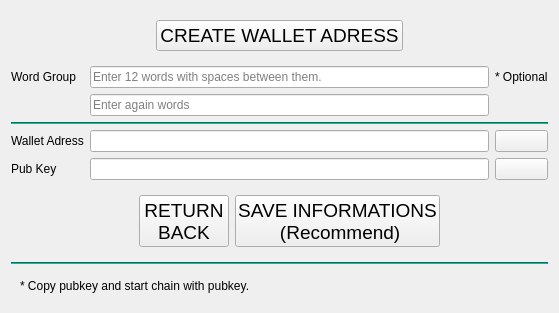
                 <widget class="QWidget" name="page_2">
                  <layout class="QGridLayout" name="gridLayout_3">
                   <item row="1" column="2">
                    <widget class="QLabel" name="label_63">
                     <property name="font">
                      <font>
                       <pointsize>9</pointsize>
                      </font>
                     </property>
                     <property name="text">
                      <string>* Optional</string>
                     </property>
                    </widget>
                   </item>
                   <item row="4" column="2">
                    <widget class="QPushButton" name="pushButton_39">
                     <property name="text">
                      <string/>
                     </property>
                    </widget>
                   </item>
                   <item row="9" column="0" colspan="3">
                    <widget class="QFrame" name="frame_14">
                     <property name="frameShape">
                      <enum>QFrame::NoFrame</enum>
                     </property>
                     <property name="frameShadow">
                      <enum>QFrame::Raised</enum>
                     </property>
                     <layout class="QHBoxLayout" name="horizontalLayout_10">
                      <item>
                       <widget class="QLabel" name="label_70">
                        <property name="text">
                         <string>* Copy pubkey and start chain with pubkey. </string>
                        </property>
                       </widget>
                      </item>
                     </layout>
                    </widget>
                   </item>
                   <item row="5" column="2">
                    <widget class="QPushButton" name="pushButton_40">
                     <property name="text">
                      <string/>
                     </property>
                    </widget>
                   </item>
                   <item row="6" column="1">
                    <widget class="QFrame" name="frame_35">
                     <property name="sizePolicy">
                      <sizepolicy hsizetype="Minimum" vsizetype="Preferred">
                       <horstretch>0</horstretch>
                       <verstretch>0</verstretch>
                      </sizepolicy>
                     </property>
                     <property name="frameShape">
                      <enum>QFrame::NoFrame</enum>
                     </property>
                     <property name="frameShadow">
                      <enum>QFrame::Raised</enum>
                     </property>
                     <layout class="QHBoxLayout" name="horizontalLayout_41">
                      <item>
                       <spacer name="horizontalSpacer_17">
                        <property name="orientation">
                         <enum>Qt::Horizontal</enum>
                        </property>
                        <property name="sizeHint" stdset="0">
                         <size>
                          <width>40</width>
                          <height>20</height>
                         </size>
                        </property>
                       </spacer>
                      </item>
                      <item>
                       <widget class="QPushButton" name="pushButton_37">
                        <property name="sizePolicy">
                         <sizepolicy hsizetype="Minimum" vsizetype="Minimum">
                          <horstretch>0</horstretch>
                          <verstretch>0</verstretch>
                         </sizepolicy>
                        </property>
                        <property name="minimumSize">
                         <size>
                          <width>90</width>
                          <height>52</height>
                         </size>
                        </property>
                        <property name="maximumSize">
                         <size>
                          <width>90</width>
                          <height>52</height>
                         </size>
                        </property>
                        <property name="font">
                         <font>
                          <pointsize>14</pointsize>
                         </font>
                        </property>
                        <property name="text">
                         <string>RETURN 
BACK</string>
                        </property>
                       </widget>
                      </item>
                      <item>
                       <widget class="QPushButton" name="pushButton_38">
                        <property name="sizePolicy">
                         <sizepolicy hsizetype="Minimum" vsizetype="Minimum">
                          <horstretch>0</horstretch>
                          <verstretch>0</verstretch>
                         </sizepolicy>
                        </property>
                        <property name="minimumSize">
                         <size>
                          <width>205</width>
                          <height>52</height>
                         </size>
                        </property>
                        <property name="maximumSize">
                         <size>
                          <width>196</width>
                          <height>52</height>
                         </size>
                        </property>
                        <property name="font">
                         <font>
                          <pointsize>14</pointsize>
                         </font>
                        </property>
                        <property name="text">
                         <string>SAVE INFORMATIONS 
 (Recommend)</string>
                        </property>
                       </widget>
                      </item>
                      <item>
                       <spacer name="horizontalSpacer_18">
                        <property name="orientation">
                         <enum>Qt::Horizontal</enum>
                        </property>
                        <property name="sizeHint" stdset="0">
                         <size>
                          <width>40</width>
                          <height>20</height>
                         </size>
                        </property>
                       </spacer>
                      </item>
                     </layout>
                    </widget>
                   </item>
                   <item row="5" column="1">
                    <widget class="QLineEdit" name="lineEdit_33">
                     <property name="sizePolicy">
                      <sizepolicy hsizetype="Minimum" vsizetype="Minimum">
                       <horstretch>0</horstretch>
                       <verstretch>0</verstretch>
                      </sizepolicy>
                     </property>
                     <property name="font">
                      <font>
                       <pointsize>9</pointsize>
                      </font>
                     </property>
                     <property name="text">
                      <string/>
                     </property>
                     <property name="readOnly">
                      <bool>true</bool>
                     </property>
                    </widget>
                   </item>
                   <item row="4" column="1">
                    <widget class="QLineEdit" name="lineEdit_32">
                     <property name="sizePolicy">
                      <sizepolicy hsizetype="Minimum" vsizetype="Minimum">
                       <horstretch>0</horstretch>
                       <verstretch>0</verstretch>
                      </sizepolicy>
                     </property>
                     <property name="font">
                      <font>
                       <pointsize>9</pointsize>
                      </font>
                     </property>
                     <property name="readOnly">
                      <bool>true</bool>
                     </property>
                    </widget>
                   </item>
                   <item row="4" column="0">
                    <widget class="QLabel" name="label_61">
                     <property name="text">
                      <string>Wallet Adress</string>
                     </property>
                    </widget>
                   </item>
                   <item row="5" column="0">
                    <widget class="QLabel" name="label_60">
                     <property name="text">
                      <string>Pub Key</string>
                     </property>
                    </widget>
                   </item>
                   <item row="0" column="0" colspan="3">
                    <widget class="QFrame" name="frame_24">
                     <property name="sizePolicy">
                      <sizepolicy hsizetype="Preferred" vsizetype="Minimum">
                       <horstretch>0</horstretch>
                       <verstretch>0</verstretch>
                      </sizepolicy>
                     </property>
                     <property name="frameShape">
                      <enum>QFrame::NoFrame</enum>
                     </property>
                     <property name="frameShadow">
                      <enum>QFrame::Raised</enum>
                     </property>
                     <layout class="QHBoxLayout" name="horizontalLayout_36">
                      <item>
                       <widget class="QPushButton" name="pushButton_36">
                        <property name="sizePolicy">
                         <sizepolicy hsizetype="Maximum" vsizetype="Minimum">
                          <horstretch>0</horstretch>
                          <verstretch>0</verstretch>
                         </sizepolicy>
                        </property>
                        <property name="font">
                         <font>
                          <pointsize>14</pointsize>
                         </font>
                        </property>
                        <property name="text">
                         <string>CREATE WALLET ADRESS</string>
                        </property>
                       </widget>
                      </item>
                     </layout>
                    </widget>
                   </item>
                   <item row="3" column="0" colspan="3">
                    <widget class="Line" name="line">
                     <property name="windowModality">
                      <enum>Qt::NonModal</enum>
                     </property>
                     <property name="sizePolicy">
                      <sizepolicy hsizetype="Minimum" vsizetype="Minimum">
                       <horstretch>0</horstretch>
                       <verstretch>0</verstretch>
                      </sizepolicy>
                     </property>
                     <property name="maximumSize">
                      <size>
                       <width>16777215</width>
                       <height>2</height>
                      </size>
                     </property>
                     <property name="font">
                      <font>
                       <pointsize>5</pointsize>
                      </font>
                     </property>
                     <property name="styleSheet">
                      <string notr="true">background-color: rgb(22, 160, 133);</string>
                     </property>
                     <property name="frameShadow">
                      <enum>QFrame::Sunken</enum>
                     </property>
                     <property name="lineWidth">
                      <number>1</number>
                     </property>
                     <property name="midLineWidth">
                      <number>0</number>
                     </property>
                     <property name="orientation">
                      <enum>Qt::Horizontal</enum>
                     </property>
                    </widget>
                   </item>
                   <item row="1" column="0">
                    <widget class="QLabel" name="label_62">
                     <property name="sizePolicy">
                      <sizepolicy hsizetype="Minimum" vsizetype="Maximum">
                       <horstretch>0</horstretch>
                       <verstretch>0</verstretch>
                      </sizepolicy>
                     </property>
                     <property name="text">
                      <string>Word Group</string>
                     </property>
                    </widget>
                   </item>
                   <item row="1" column="1">
                    <widget class="QLineEdit" name="lineEdit_7">
                     <property name="placeholderText">
                      <string>Enter 12 words with spaces between them.</string>
                     </property>
                    </widget>
                   </item>
                   <item row="8" column="0" colspan="3">
                    <widget class="Line" name="line_2">
                     <property name="sizePolicy">
                      <sizepolicy hsizetype="Minimum" vsizetype="Minimum">
                       <horstretch>0</horstretch>
                       <verstretch>0</verstretch>
                      </sizepolicy>
                     </property>
                     <property name="maximumSize">
                      <size>
                       <width>16777215</width>
                       <height>2</height>
                      </size>
                     </property>
                     <property name="styleSheet">
                      <string notr="true">background-color: rgb(22, 160, 133);</string>
                     </property>
                     <property name="orientation">
                      <enum>Qt::Horizontal</enum>
                     </property>
                    </widget>
                   </item>
                   <item row="2" column="1">
                    <widget class="QLineEdit" name="lineEdit_3">
                     <property name="placeholderText">
                      <string>Enter again words</string>
                     </property>
                    </widget>
                   </item>
                  </layout>
                 </widget>
